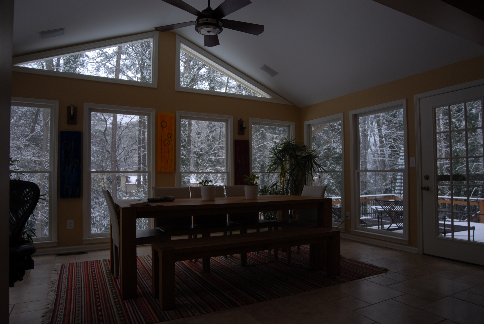
#> input picture imgs/sample.jpg, 484 x 324 px
$ python synEF.py
#> lines starting #> are read from the running program, lines starting #| are printed output that depends on the picture
import numpy as np
import cv2 as cv
from sklearn.mixture import GaussianMixture


def synEF(img, rows, cols):
#> called with rows = 324, cols = 484
    yuv = cv.cvtColor((img), cv.COLOR_BGR2YUV)
#> yuv: shape (324, 484, 3) float32; mean of channels 0, 1, 2 51.1, 0, 3
    blur = cv.bilateralFilter(np.add(yuv[...,0], 0.000001),1,5,5)
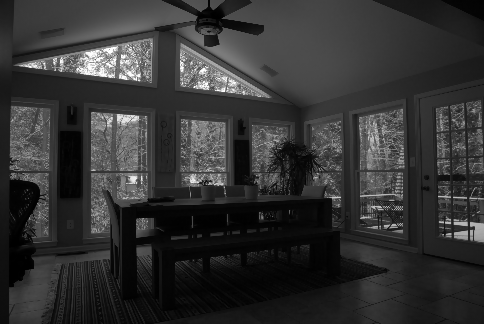
#> blur: shape (324, 484) float32; min 1e-06, max 255, mean 51.1
    yuv[...,0] = np.divide(np.square(yuv[...,0]), blur)
#> yuv: shape (324, 484, 3) float32; mean of channels 0, 1, 2 51.2, 0, 3
    lum = yuv[...,0]
    X = lum.reshape((lum.size, 1))

    m= 3
    print("M", m)


    gmm = GaussianMixture(n_components=m, covariance_type='diag')
    gmm.fit(X)

    labels = gmm.predict(X)
    labels = np.reshape(labels, (rows, cols))
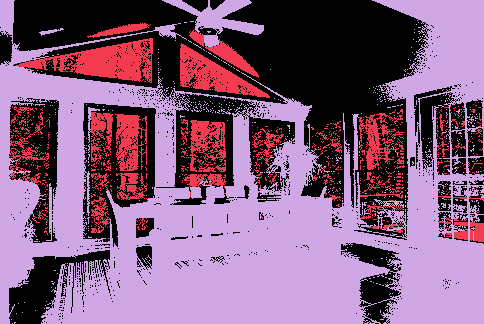
#> labels: shape (324, 484) int64; 3 distinct labels, from 0 to 2; one colour per label, 0 black

    g = []
    a = []
    sums = [0]*m
    count = [0]*m

    for i in range(lum.shape[0]):
        for j in range(lum.shape[1]):
            v = np.log(max(lum[i][j], 0.001))
            sums[labels[i][j]] += v
            count[labels[i][j]] += 1
#> after the loop, count = [62288, 14591, 79937]; sums = [259705.4, 71580.3, 227008.5]

    for i in range(m):
        v = sums[i]/(count[i] + 0.00001)
        g.append(np.exp(v))
        a.append(0.18/np.exp(v))
#> this loop made 3 passes
#> v on passes 1 to 3: 4.17, 4.91, 2.84
#> after the loop, a = [0.00278, 0.00133, 0.0105]; g = [64.68, 135.1, 17.11]

    exp = []

    for i in range(m):
        exp.append(lum * a[i])
#> after the loop, exp = 3 items

    for i in range(m):
        lm = np.amax(exp[i])
        r = np.add(np.true_divide(exp[i], lm), 1)
        l = np.true_divide(exp[i], np.add(exp[i], 1))
        f = np.multiply(l, r)
        exp[i] = np.true_divide(f, np.add(yuv[...,0], 0.003))
#> this loop made 3 passes
#> lm on passes 1 to 3: 0.716, 0.343, 2.7
#> pass 1, in synEF, `l = np.true_divide(exp[i], np.add(exp[i], 1))`:
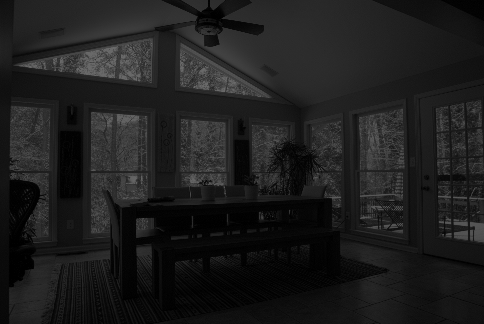
#> l: shape (324, 484) float32; min 0, max 0.417, mean 0.118
#> pass 1, in synEF, `f = np.multiply(l, r)`:
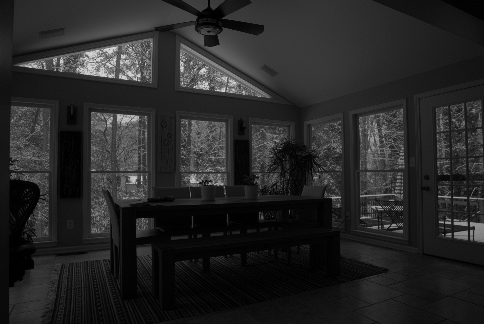
#> f: shape (324, 484) float32; min 0, max 0.834, mean 0.152
#> after the loop:
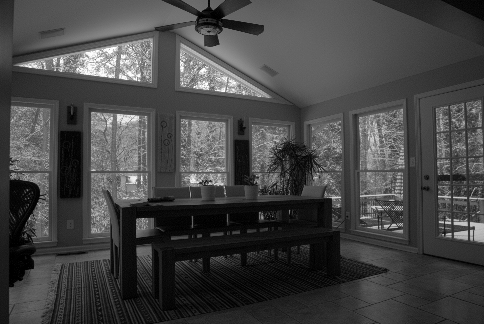
#> f: shape (324, 484) float32; min 0, max 1.46, mean 0.395; drawn with min black and max white

    pme = []
    t_img = np.zeros((rows, cols,3))
#> t_img: shape (324, 484, 3) float64; every value is 0

    for i in range(m):
        for j in range(3):
            t_img[...,j] = np.multiply(exp[i], img[...,j])
        pme.append(t_img * 255)
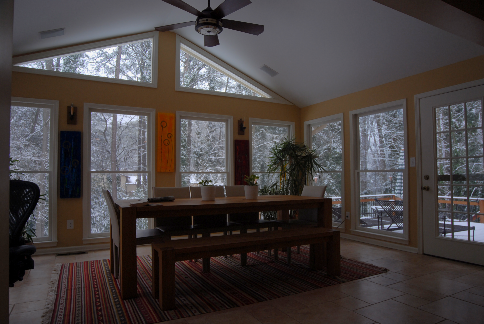
#> t_img: shape (324, 484, 3) float64; mean of channels 0, 1, 2 0.381, 0.384, 0.422; drawn with min black and max white
#> after the loop, pme = 3 items


    mergeMertens = cv.createMergeMertens()
    lo = mergeMertens.process(pme)

    cv.imshow('res', lo)
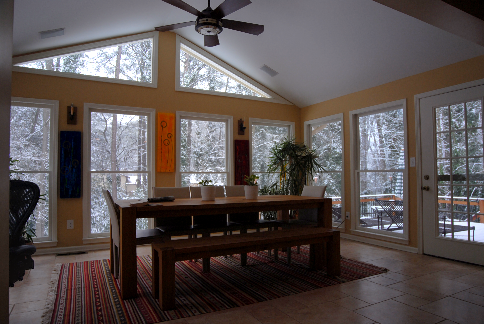
#> window 'res': shape (324, 484, 3); mean B, G, R 80.7, 81.6, 90.3
    cv.imshow('prev', img/255)
    cv.imwrite('imgs/sample-output.jpg', lo*255)
    cv.waitKey(0)
    cv.destroyAllWindows()


def main():
    img = cv.imread('imgs/sample.jpg', 1).astype('float32')
    synEF(img, img.shape[0], img.shape[1])


if __name__ == '__main__':
    main()

$ run again, with imgs/win.jpg copied over imgs/sample.jpg
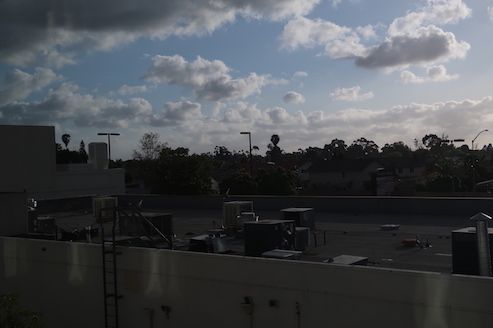
#> input picture imgs/win.jpg, 493 x 328 px
#> labels: shape (328, 493) int64; 3 distinct labels, from 0 to 2
#> after the loop in synEF, `for i in range(lum.shape[0]):`: count = [89778, 33033, 38893]; sums = [286491.5, 169015.9, 180860]
#> the loop in synEF, `for i in range(m):` made 3 passes
#> v on passes 1 to 3: 3.19, 5.12, 4.65
#> after the loop in synEF, `for i in range(m):`: a = [0.0074, 0.00108, 0.00172]; g = [24.32, 166.8, 104.6]
#> after the loop in synEF, `for i in range(m):`: exp = 3 items
#> the loop in synEF, `for i in range(m):` made 3 passes
#> lm on passes 1 to 3: 1.72, 0.25, 0.399
#> after the loop in synEF, `for i in range(m):`:
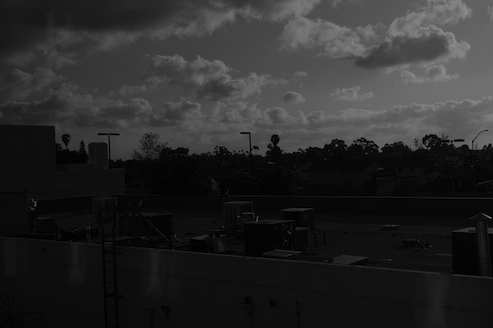
#> f: shape (328, 493) float32; min 0, max 0.57, mean 0.162
#> in synEF, `lo = mergeMertens.process(pme)`:
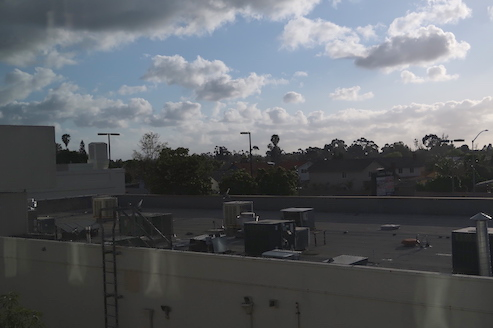
#> lo: shape (328, 493, 3) float32; mean of channels 0, 1, 2 0.398, 0.378, 0.362; drawn with min black and max white
